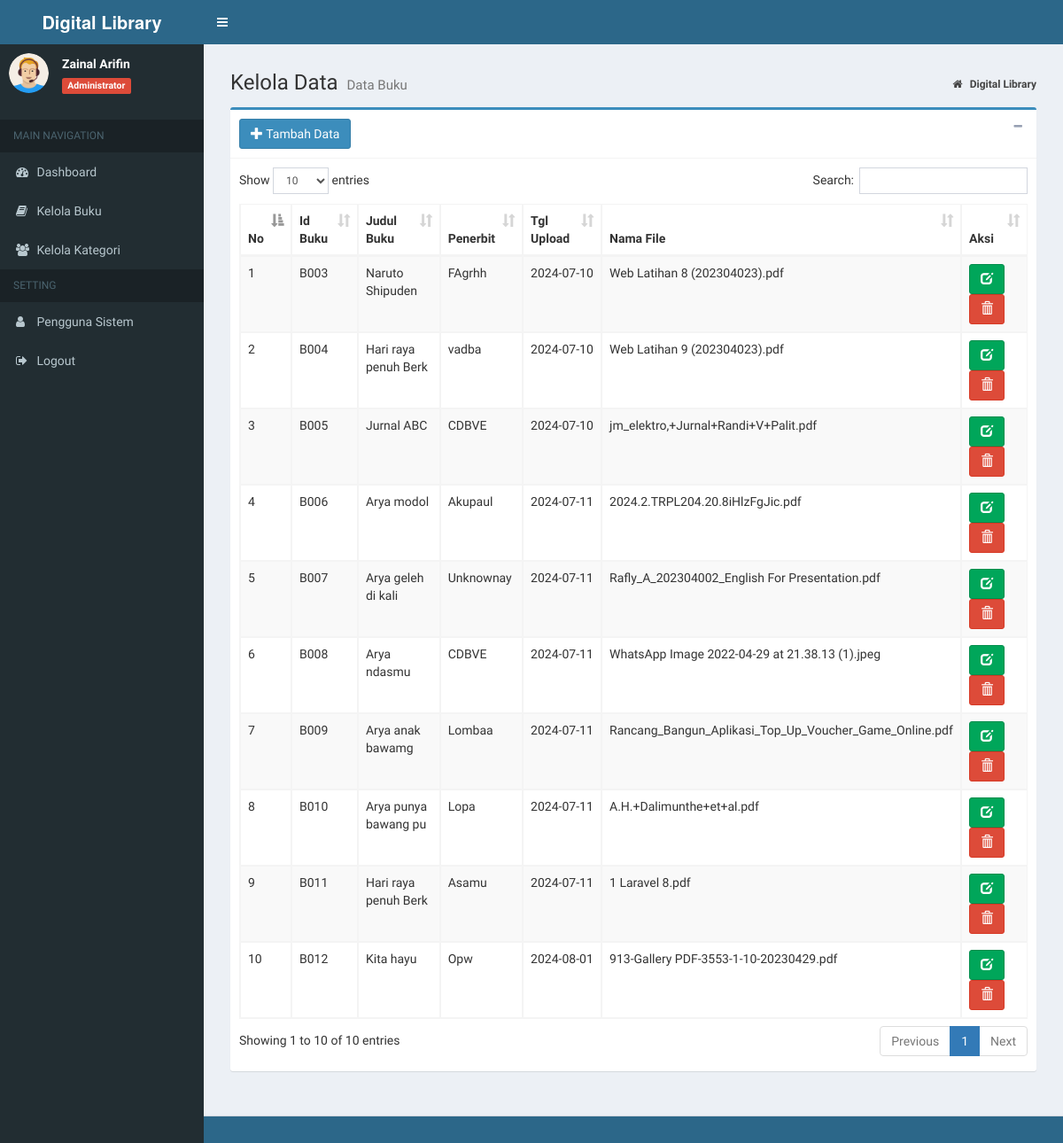
/index.php?page=MyApp/data_buku (signed in), run on an earlier commit of the app's database.
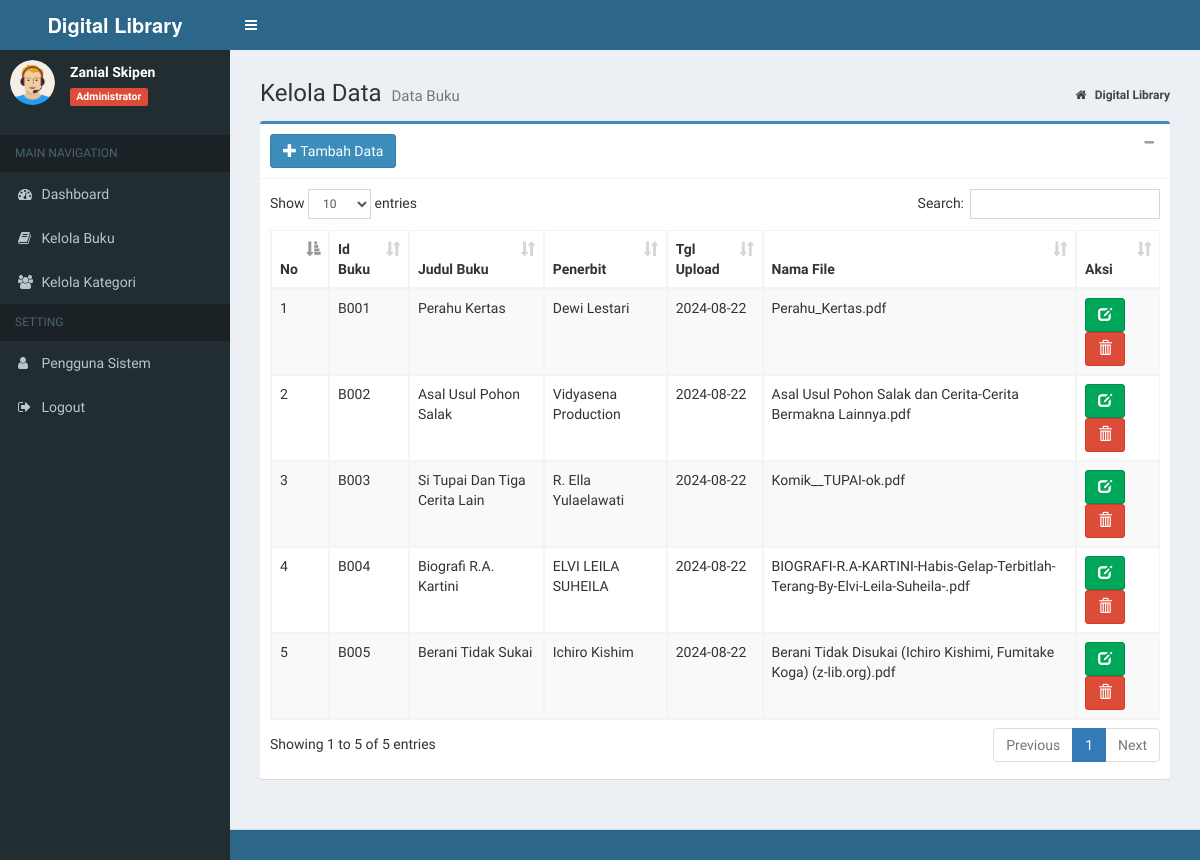
And on a later commit of the database.
### tables this page shows
CREATE TABLE `tb_buku` (
  `id_buku` varchar(10) NOT NULL,
  `id_kategori` int(11) NOT NULL,
  `judul_buku` varchar(900) NOT NULL,
  `penerbit` varchar(20) NOT NULL,
  `tgl` date NOT NULL,
  `file_buku` varchar(200) NOT NULL,
  `file_banner` varchar(200) NOT NULL
);

### admin/buku/data_buku.php (the view)
<section class="content-header">
	<h1>
		Kelola Data
		<small>Data Buku</small>
	</h1>
	<ol class="breadcrumb">
		<li>
			<a href="index.php">
				<i class="fa fa-home"></i>
				<b>Digital Library</b>
			</a>
		</li>
	</ol>
</section>
<section class="content">
	<div class="box box-primary">
		<div class="box-header with-border">
			<a href="?page=MyApp/add_buku" title="Tambah Data" class="btn btn-primary">
				<i class="glyphicon glyphicon-plus"></i> Tambah Data</a>
			<div class="box-tools pull-right">
				<button type="button" class="btn btn-box-tool" data-widget="collapse">
					<i class="fa fa-minus"></i>
				</button>
			</div>
		</div>
		<div class="box-body">
			<div class="table-responsive">
				<table id="example1" class="table table-bordered table-striped">
					<thead>
						<tr>
							<th>No</th>
							<th>Id Buku</th>
							<th>Judul Buku</th>
							<th>Penerbit</th>
							<th>Tgl Upload</th>
							<th>Nama File</th>
							<th>Aksi</th>
						</tr>
					</thead>
					<tbody>
						<?php
                  $no = 1;
                  $sql = $koneksi->query("SELECT * from tb_buku");
                  while ($data= $sql->fetch_assoc()) {
                ?>
						<tr>
							<td>
								<?php echo $no++; ?>
							</td>
							<td>
								<?php echo $data['id_buku']; ?>
							</td>
							<td>
								<?php echo $data['judul_buku']; ?>
							</td>
							<td>
								<?php echo $data['penerbit']; ?>
							</td>
							<td>
								<?php echo $data['tgl']; ?>
							</td>
							<td>
								<?php echo $data['file_buku']; ?>
							</td>
							<td>
								<a href="?page=MyApp/edit_buku&kode=<?php echo $data['id_buku']; ?>" title="Ubah"
								 class="btn btn-success">
									<i class="glyphicon glyphicon-edit"></i>
								</a>
								<a href="?page=MyApp/del_buku&kode=<?php echo $data['id_buku']; ?>" onclick="return confirm('Yakin Hapus Data Ini ?')"
								 title="Hapus" class="btn btn-danger">
									<i class="glyphicon glyphicon-trash"></i>
							</td>
						</tr>
						<?php
                  }
                ?>
					</tbody>
				</table>
			</div>
		</div>
	</div>
</section>

### index.php (shortened to what this page needs)
<?php
    if (isset($_SESSION["ses_id"]) == ""){
		header("location: landing_page.php");
    } else if (isset($_SESSION["ses_username"]) != "") {
		$data_nama = $_SESSION["ses_nama"];
		$data_level = $_SESSION["ses_level"];
    } else if (isset($_SESSION["ses_id"]) != "") {
		header("location: page.php");
    }
    include "inc/koneksi.php";
?>
<!DOCTYPE html>
<html>
<head>
	<link rel="stylesheet" href="bootstrap/css/bootstrap.min.css">
	<link rel="stylesheet" href="https://cdnjs.cloudflare.com/ajax/libs/font-awesome/4.5.0/css/font-awesome.min.css">
	<link rel="stylesheet" href="https://cdnjs.cloudflare.com/ajax/libs/ionicons/2.0.1/css/ionicons.min.css">
	<link rel="stylesheet" href="plugins/datatables/dataTables.bootstrap.css">
	<link rel="stylesheet" href="plugins/select2/select2.min.css">
	<link rel="stylesheet" href="dist/css/AdminLTE.css">
	<link rel="stylesheet" href="dist/css/skins/_all-skins.min.css">
	<link rel="stylesheet" href="//cdnjs.cloudflare.com/ajax/libs/morris.js/0.5.1/morris.css">
</head>
<body class="hold-transition skin-blue sidebar-mini">
	<div class="wrapper">
		<header class="main-header">
			<a href="index.php" class="logo background-primary">
				<span class="logo-lg">
					<b>Digital Library</b>
				</span>
			</a>
			<nav class="background-primary navbar navbar-static-top">
				<a href="#" class="sidebar-toggle" data-toggle="offcanvas" role="button">
				</a>
			</nav>
		</header>
		<aside class="main-sidebar">
			<section class="sidebar">
				<div class="user-panel">
					<div class="pull-left image">
						<img src="dist/img/avatar.png" class="img-circle" alt="User Image">
					</div>
					<div class="pull-left info">
						<p>
							<?php echo $data_nama; ?>
						</p>
						<span class="label label-danger">
							<?php echo $data_level; ?>
						</span>
					</div>
				</div>
				<ul class="sidebar-menu">
					<li class="header">MAIN NAVIGATION</li>
					<?php
					if ($data_level=="Administrator"){
					?>
					<li class="treeview">
						<a href="?page=admin">
							<i class="fa fa-dashboard"></i>
							<span>Dashboard</span>
						</a>
					</li>
					<li class="treeview">
						<a href="?page=MyApp/data_buku">
							<i class="fa fa-book"></i>
							<span>Kelola Buku</span>
						</a>
					</li>
					<li class="treeview">
						<a href="?page=MyApp/data_ktg">
							<i class="fa fa-users"></i>
							<span>Kelola Kategori</span>
						</a>
					</li>
					<li class="header">SETTING</li>
					<li class="treeview">
						<a href="?page=MyApp/data_pengguna">
							<i class="fa fa-user"></i>
							<span>Pengguna Sistem</span>
						</a>
					</li>
					<?php
					}
					?>
					<li>
						<a href="logout_member.php" onclick="return confirm('Anda yakin keluar dari aplikasi ?')">
							<i class="fa fa-sign-out"></i>
							<span>Logout</span>
						</a>
					</li>
				</ul>
			</section>
		</aside>
		<div class="content-wrapper">
			<section class="content">
			<?php
				if(isset($_GET['page'])){
					$hal = $_GET['page'];
					switch ($hal) {
						case 'MyApp/data_buku':
							include "admin/buku/data_buku.php";
							break;
					}
				}else{
					if($data_level=="Administrator"){
						include "home/admin.php";
					}
				}
			?>
			</section>
		</div>
		<footer class="main-footer background-primary">
		</footer>
</body>
</html>

### index.php (style rules this page uses)
.background-primary { background-color: rgb(44,103,137)!important; }

What changed in the data, as far as the page shows it:
removed tb_buku: id_buku "B006", judul_buku "Arya modol", penerbit "Akupaul", tgl "2024-07-11", file_buku "2024.2.TRPL204.20.8iHlzFgJic.pdf"
removed tb_buku: id_buku "B007", judul_buku "Arya geleh di kali", penerbit "Unknownay", tgl "2024-07-11", file_buku "Rafly_A_202304002_English For Presentation.pdf"
removed tb_buku: id_buku "B008", judul_buku "Arya ndasmu", penerbit "CDBVE", tgl "2024-07-11", file_buku "WhatsApp Image 2022-04-29 at 21.38.13 (1).jpeg"
removed tb_buku: id_buku "B009", judul_buku "Arya anak bawamg", penerbit "Lombaa", tgl "2024-07-11", file_buku "Rancang_Bangun_Aplikasi_Top_Up_Voucher_Game_Online.pdf"
removed tb_buku: id_buku "B010", judul_buku "Arya punya bawang pu", penerbit "Lopa", tgl "2024-07-11", file_buku "A.H.+Dalimunthe+et+al.pdf"
removed tb_buku: id_buku "B011", judul_buku "Hari raya penuh Berk", penerbit "Asamu", tgl "2024-07-11", file_buku "1 Laravel 8.pdf"
removed tb_buku: id_buku "B012", judul_buku "Kita hayu", penerbit "Opw", tgl "2024-08-01", file_buku "913-Gallery PDF-3553-1-10-20230429.pdf"
added tb_buku: id_buku "B001", judul_buku "Perahu Kertas", penerbit "Dewi Lestari", tgl "2024-08-22", file_buku "Perahu_Kertas.pdf"
added tb_buku: id_buku "B002", judul_buku "Asal Usul Pohon Salak", penerbit "Vidyasena Production", tgl "2024-08-22", file_buku "Asal Usul Pohon Salak dan Cerita-Cerita Bermakna Lainnya.pdf"
changed tb_buku "B003": judul_buku "Naruto Shipuden" → "Si Tupai Dan Tiga Cerita Lain"; penerbit "FAgrhh" → "R. Ella Yulaelawati"; tgl "2024-07-10" → "2024-08-22"; file_buku "Web Latihan 8 (202304023).pdf" → "Komik__TUPAI-ok.pdf"
changed tb_buku "B004": judul_buku "Hari raya penuh Berk" → "Biografi R.A. Kartini"; penerbit "vadba" → "ELVI LEILA SUHEILA"; tgl "2024-07-10" → "2024-08-22"; file_buku "Web Latihan 9 (202304023).pdf" → "BIOGRAFI-R.A-KARTINI-Habis-Gelap-Terbitlah-Terang-By-Elvi-Leila-Suheila-.pdf"
changed tb_buku "B005": judul_buku "Jurnal ABC" → "Berani Tidak Sukai"; penerbit "CDBVE" → "Ichiro Kishim"; tgl "2024-07-10" → "2024-08-22"; file_buku "jm_elektro,+Jurnal+Randi+V+Palit.pdf" → "Berani Tidak Disukai (Ichiro Kishimi, Fumitake Koga) (z-lib.org).pdf"
Also different on the page:
$data_nama: "Zainal Arifin" → "Zanial Skipen"
text written by a page script: "Show entries Search: Showing 1 to 10 of 10 entries Previous 1 Next" → "Show entries Search: Showing 1 to 5 of 5 entries Previous 1 Next"
